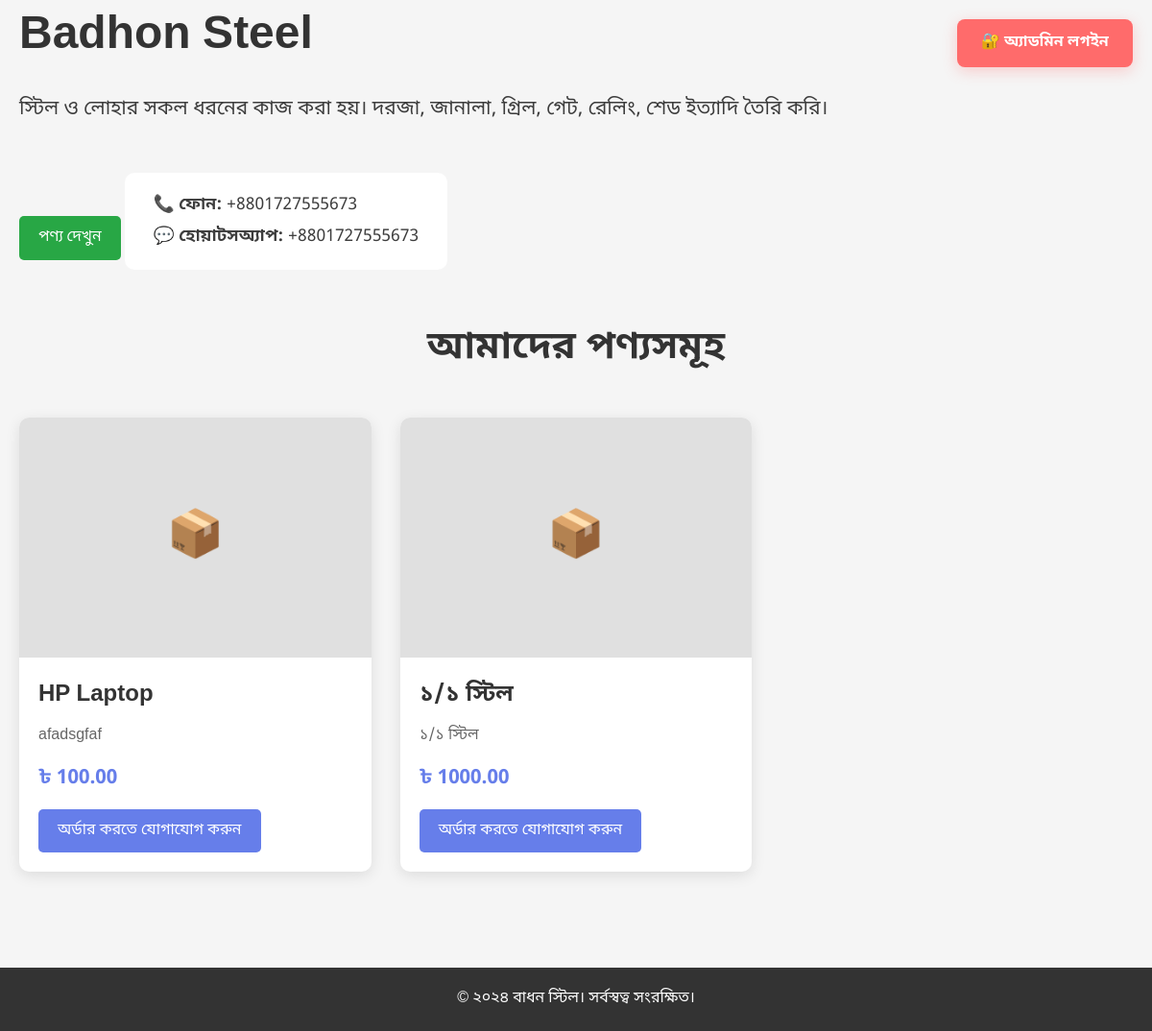
Before: / with the older database file.
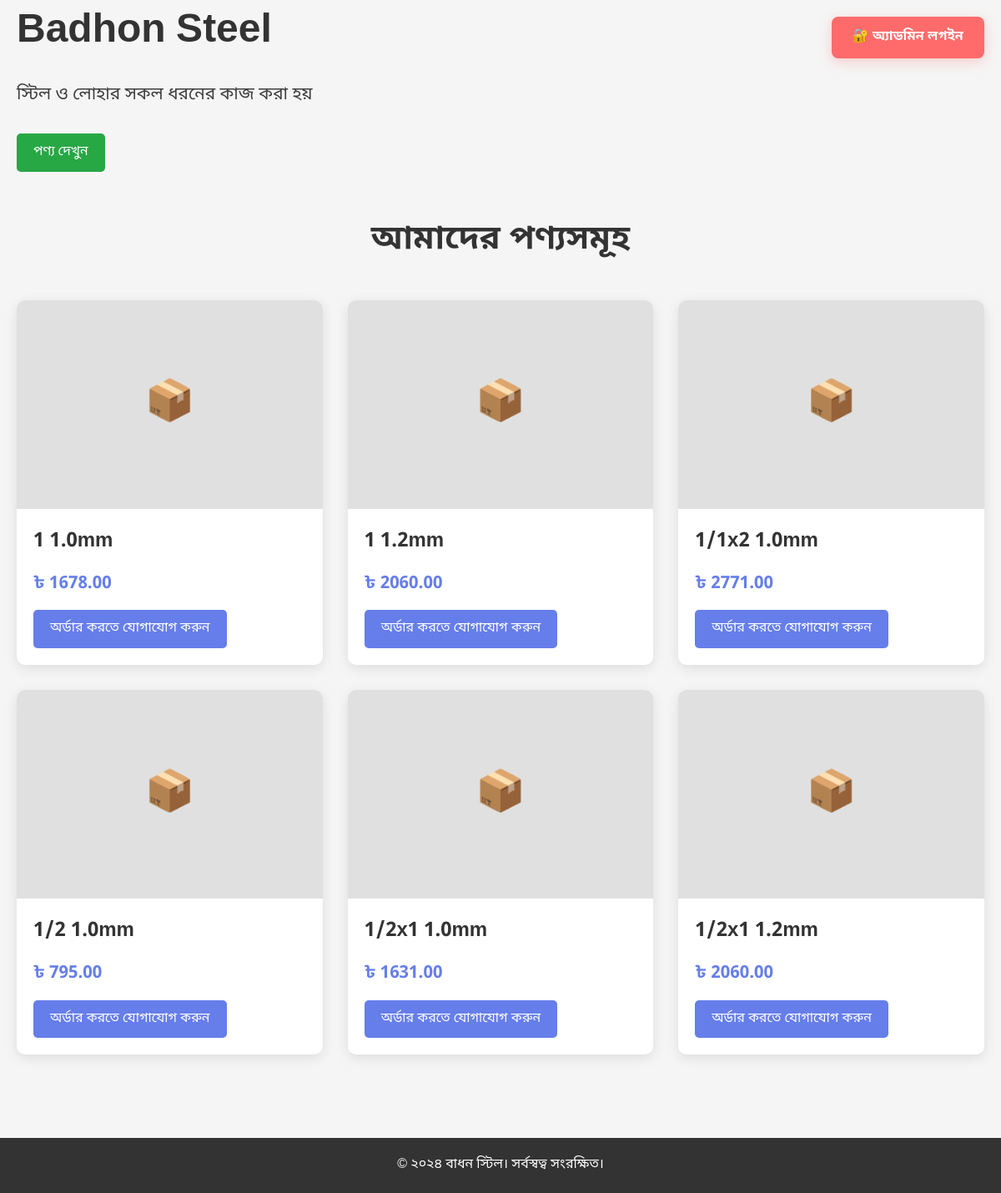
After: the same page with the newer database file.
### shop/models.py (models this page shows, shortened)
class ShopInfo(models.Model):
    name = models.CharField(max_length=200, verbose_name='দোকানের নাম')
    logo = models.ImageField(upload_to='shop/', blank=True, null=True, verbose_name='লোগো')
    description = models.TextField(verbose_name='বিবরণ')
    phone = models.CharField(max_length=20, verbose_name='ফোন নাম্বার')
    whatsapp = models.CharField(max_length=20, verbose_name='হোয়াটসঅ্যাপ নাম্বার')
    address = models.TextField(verbose_name='ঠিকানা', blank=True)
    class Meta:
        verbose_name = 'দোকানের তথ্য'
        verbose_name_plural = 'দোকানের তথ্য'

class InventoryProduct(models.Model):
    UNIT_CHOICES = [
        ('piece', 'পিস'),
        ('feet', 'ফুট'),
        ('meter', 'মিটার'),
        ('ton', 'টন'),
        ('kg', 'কেজি'),
    ]
    name = models.CharField(max_length=200, verbose_name='পণ্যের নাম')
    description = models.TextField(verbose_name='বিবরণ', blank=True)
    unit = models.CharField(max_length=20, choices=UNIT_CHOICES, verbose_name='একক')
    price_per_unit = models.DecimalField(max_digits=10, decimal_places=2, verbose_name='প্রতি একক মূল্য')
    stock_quantity = models.DecimalField(max_digits=10, decimal_places=2, verbose_name='স্টক পরিমাণ', default=0)
    is_active = models.BooleanField(default=True, verbose_name='সক্রিয়')
    created_at = models.DateTimeField(auto_now_add=True, verbose_name='তৈরির তারিখ')
    updated_at = models.DateTimeField(auto_now=True, verbose_name='আপডেটের তারিখ')
    image = models.ImageField(upload_to='inventory/', blank=True, null=True, verbose_name='ছবি')
    class Meta:
        verbose_name = 'ইনভেন্টরি পণ্য'
        verbose_name_plural = 'ইনভেন্টরি পণ্যসমূহ'
        ordering = ['name']

### shop/views.py (the view)
# urls.py: path('', views.home, name='home'),
def home(request):
    shop_info = ShopInfo.objects.first()
    products = InventoryProduct.objects.filter(is_active=True)
    context = {
        'shop_info': shop_info,
        'products': products,
    }
    return render(request, 'shop/home.html', context)

### shop/templates/shop/home.html (shortened to what this page needs)
{% extends 'base.html' %}
{% block content %}
<a href="{% url 'admin_login' %}" class="admin-login-btn">
    🔐 অ্যাডমিন লগইন
</a>
<div class="hero">
    <div class="container">
        <h1>{{ shop_info.name|default:"Badhon Steel" }}</h1>
        <p>{{ shop_info.description|default:"স্টিল ও লোহার সকল ধরনের কাজ করা হয়" }}</p>
        <a href="{% url 'product_list' %}" class="btn btn-success">পণ্য দেখুন</a>
        {% if shop_info %}
        <div class="contact-info">
            <p><strong>📞 ফোন:</strong> {{ shop_info.phone }}</p>
            <p><strong>💬 হোয়াটসঅ্যাপ:</strong> {{ shop_info.whatsapp }}</p>
        </div>
        {% endif %}
    </div>
</div>
<div class="products-section">
    <div class="container">
        <h2 class="section-title">আমাদের পণ্যসমূহ</h2>
        {% if products %}
        <div class="product-grid">
            {% for product in products|slice:":6" %}
            <div class="product-card">
                {% if product.image %}
                <img src="{{ product.image.url }}" alt="{{ product.name }}" class="product-image">
                {% else %}
                <div class="product-image" style="background-color: #e0e0e0; display: flex; align-items: center; justify-content: center;">
                    <span style="font-size: 3rem; color: #999;">📦</span>
                </div>
                {% endif %}
                <div class="product-info">
                    <h3 class="product-name">{{ product.name }}</h3>
                    <p class="product-description">{{ product.description|truncatewords:15 }}</p>
                    <p class="product-price">৳ {{ product.price_per_unit }}</p>
                    <a href="tel:{{ shop_info.phone }}" class="btn">অর্ডার করতে যোগাযোগ করুন</a>
                </div>
            </div>
            {% endfor %}
        </div>
        {% else %}
        <div class="no-products">
            <p>এই মুহূর্তে কোনো পণ্য নেই।</p>
        </div>
        {% endif %}
    </div>
</div>
{% endblock %}

Changed rows visible on the page:
removed ShopInfo: name "Badhon Steel", description "স্টিল ও লোহার সকল ধরনের কাজ করা হয়। দরজা, জানালা, গ্রিল, গেট, রেলিং, শেড ইত্যাদি তৈরি করি।", phone "+8801727555673", whatsapp "+8801727555673"
no longer on this page (row edited): InventoryProduct: name "HP Laptop", description "afadsgfaf", price_per_unit "100.00"
no longer on this page (row edited): InventoryProduct: name "১/১ স্টিল", description "১/১ স্টিল", price_per_unit "1000.00"
added InventoryProduct: name "1 1.0mm", price_per_unit "1678.00"
added InventoryProduct: name "1 1.2mm", price_per_unit "2060.00"
added InventoryProduct: name "1/1x2 1.0mm", price_per_unit "2771.00"
added InventoryProduct: name "1/2 1.0mm", price_per_unit "795.00"
added InventoryProduct: name "1/2x1 1.0mm", price_per_unit "1631.00"
added InventoryProduct: name "1/2x1 1.2mm", price_per_unit "2060.00"
Other visible differences:
{{ shop_info.name|default:"Badhon Steel" }}: (not shown) → "Badhon Steel"
{{ shop_info.description|default:"স্টিল ও লোহার সকল ধরনের কাজ করা হয়" }}: (not shown) → "স্টিল ও লোহার সকল ধরনের কাজ করা হয়"
text no longer shown: "📞 ফোন: 💬 হোয়াটসঅ্যাপ:"
